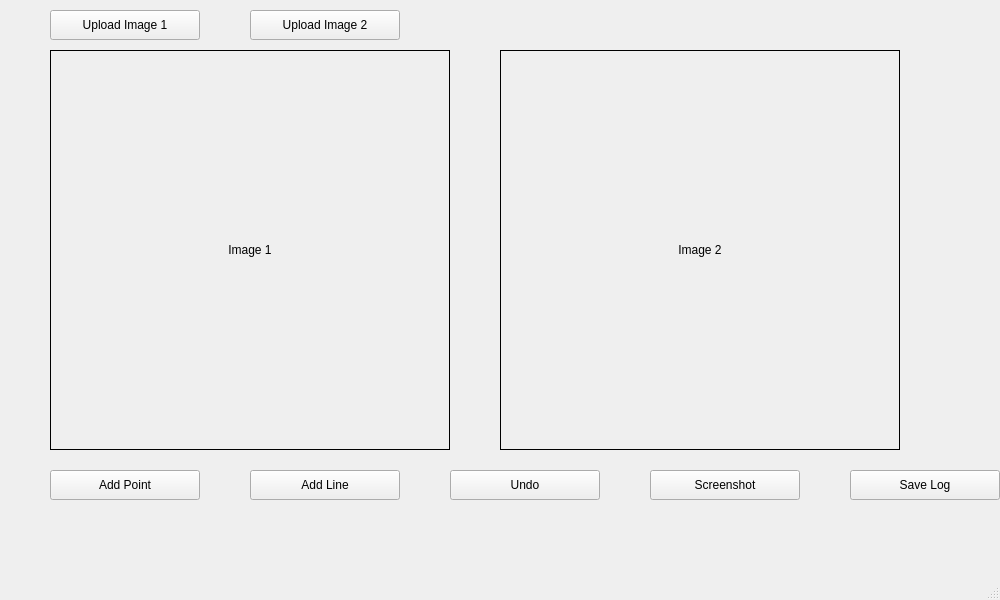
<?xml version="1.0" encoding="UTF-8"?>
<ui version="4.0">
 <class>MainWindow</class>
 <widget class="QMainWindow" name="MainWindow">
  <property name="geometry">
   <rect>
    <x>0</x>
    <y>0</y>
    <width>1000</width>
    <height>600</height>
   </rect>
  </property>
  <property name="windowTitle">
   <string>Image Comparison Tool</string>
  </property>
  <widget class="QWidget" name="centralwidget">
   <!-- 上传图像按钮 -->
   <widget class="QPushButton" name="button_upload_image1">
    <property name="geometry">
     <rect>
      <x>50</x>
      <y>10</y>
      <width>150</width>
      <height>30</height>
     </rect>
    </property>
    <property name="text">
     <string>Upload Image 1</string>
    </property>
   </widget>
   <widget class="QPushButton" name="button_upload_image2">
    <property name="geometry">
     <rect>
      <x>250</x>
      <y>10</y>
      <width>150</width>
      <height>30</height>
     </rect>
    </property>
    <property name="text">
     <string>Upload Image 2</string>
    </property>
   </widget>
   <!-- 检材图像显示 -->
   <widget class="QLabel" name="label_image1">
    <property name="geometry">
     <rect>
      <x>50</x>
      <y>50</y>
      <width>400</width>
      <height>400</height>
     </rect>
    </property>
    <property name="text">
     <string>Image 1</string>
    </property>
    <property name="alignment">
     <set>Qt::AlignCenter</set>
    </property>
    <property name="frameShape">
     <enum>QFrame::Box</enum>
    </property>
   </widget>
   <!-- 样本图像显示 -->
   <widget class="QLabel" name="label_image2">
    <property name="geometry">
     <rect>
      <x>500</x>
      <y>50</y>
      <width>400</width>
      <height>400</height>
     </rect>
    </property>
    <property name="text">
     <string>Image 2</string>
    </property>
    <property name="alignment">
     <set>Qt::AlignCenter</set>
    </property>
    <property name="frameShape">
     <enum>QFrame::Box</enum>
    </property>
   </widget>
   <!-- 添加点和线 -->
   <widget class="QPushButton" name="button_add_point">
    <property name="geometry">
     <rect>
      <x>50</x>
      <y>470</y>
      <width>150</width>
      <height>30</height>
     </rect>
    </property>
    <property name="text">
     <string>Add Point</string>
    </property>
   </widget>
   <widget class="QPushButton" name="button_add_line">
    <property name="geometry">
     <rect>
      <x>250</x>
      <y>470</y>
      <width>150</width>
      <height>30</height>
     </rect>
    </property>
    <property name="text">
     <string>Add Line</string>
    </property>
   </widget>
   <!-- 撤销按钮 -->
   <widget class="QPushButton" name="button_undo">
    <property name="geometry">
     <rect>
      <x>450</x>
      <y>470</y>
      <width>150</width>
      <height>30</height>
     </rect>
    </property>
    <property name="text">
     <string>Undo</string>
    </property>
   </widget>
   <!-- 截图按钮 -->
   <widget class="QPushButton" name="button_screenshot">
    <property name="geometry">
     <rect>
      <x>650</x>
      <y>470</y>
      <width>150</width>
      <height>30</height>
     </rect>
    </property>
    <property name="text">
     <string>Screenshot</string>
    </property>
   </widget>
   <!-- 保存日志按钮 -->
   <widget class="QPushButton" name="button_save_log">
    <property name="geometry">
     <rect>
      <x>850</x>
      <y>470</y>
      <width>150</width>
      <height>30</height>
     </rect>
    </property>
    <property name="text">
     <string>Save Log</string>
    </property>
   </widget>
  </widget>
  <widget class="QMenuBar" name="menubar"/>
  <widget class="QStatusBar" name="statusbar"/>
 </widget>
</ui>
